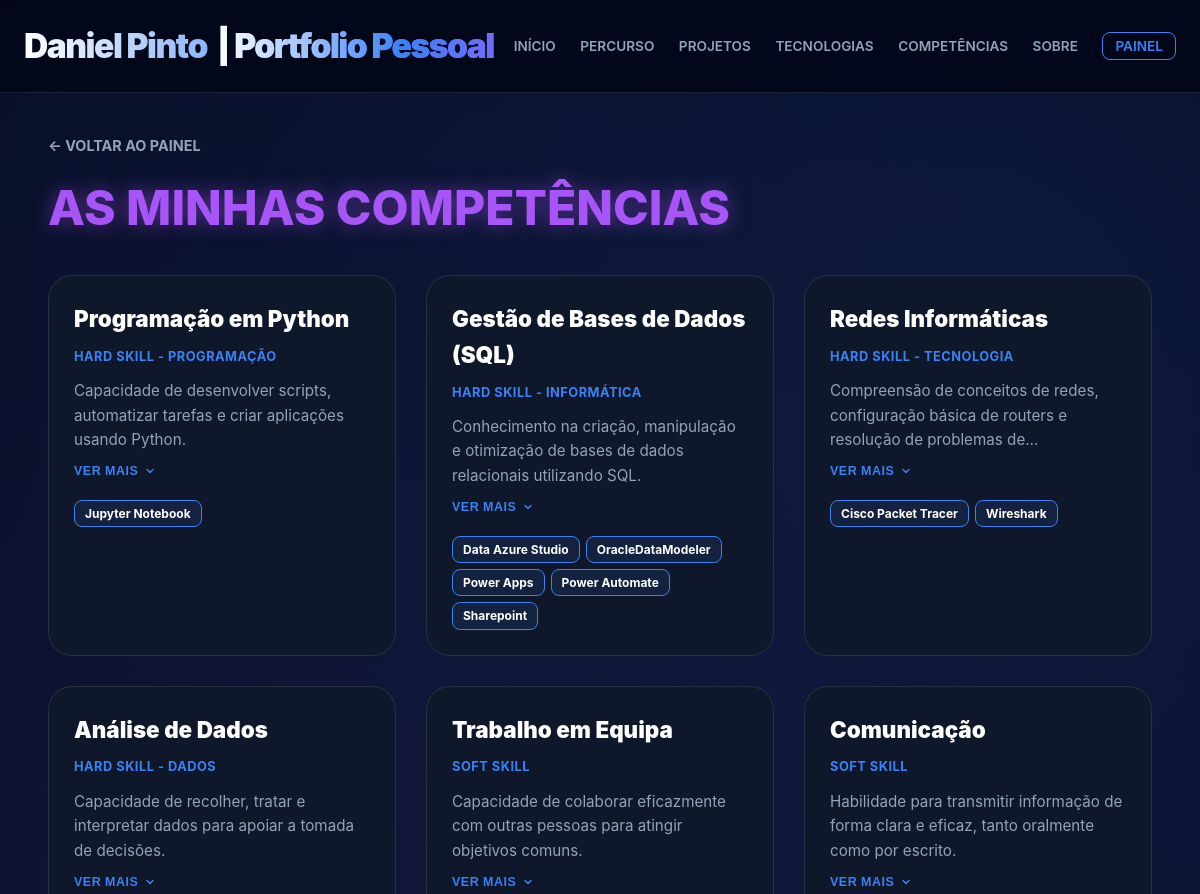
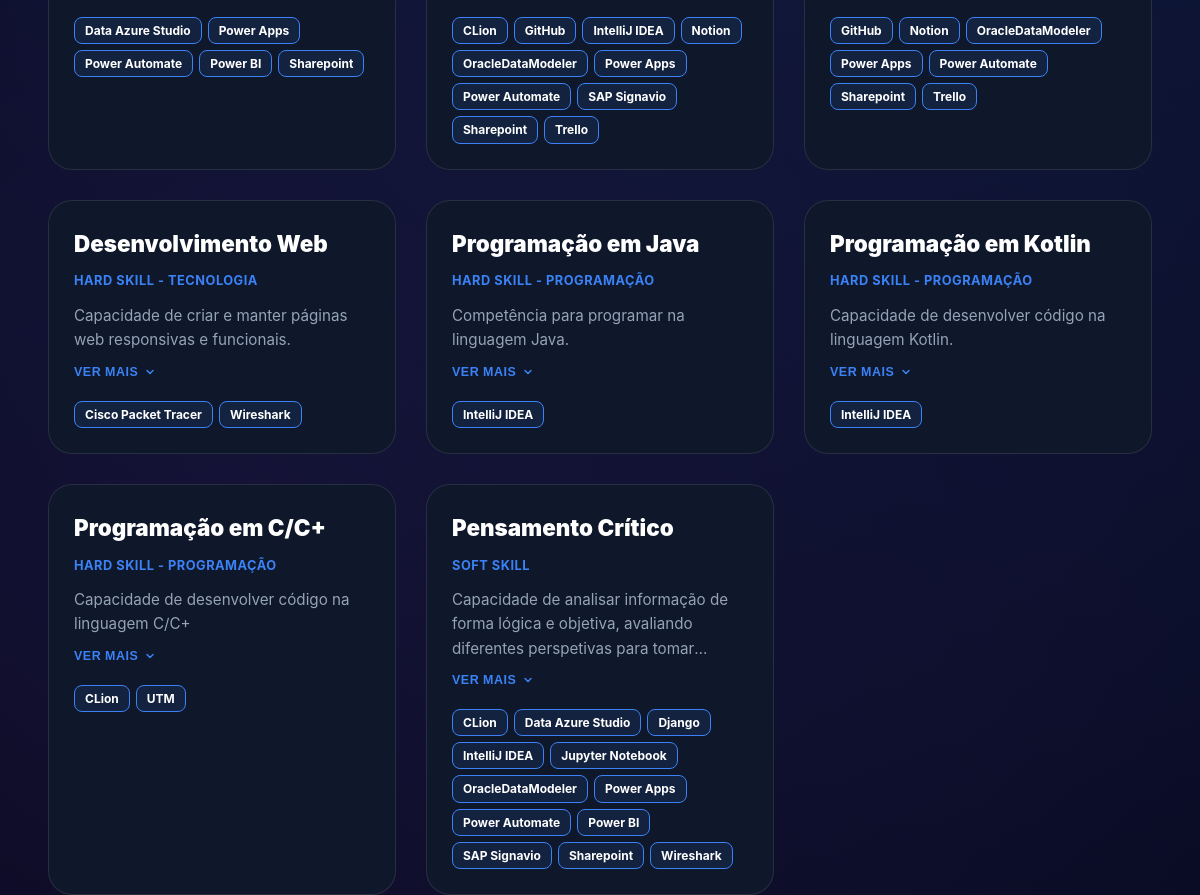
The page /competencias/ on the database its author committed (2 pictures, top to bottom).
### portfolioPessoal/models.py (models this page shows, shortened)
class Competencia(models.Model):
    nomeCompetencia = models.CharField(max_length=100, verbose_name="Competência")
    descricaoCompetencia = models.TextField(verbose_name="Descrição")
    categoria = models.CharField(max_length=50, verbose_name="Categoria")
    tfcs = models.ManyToManyField('TFC', related_name='competencias_validas', blank=True, verbose_name="TFCs Associados")
    formacoes = models.ManyToManyField('Formacao', related_name='competencias_validas', blank=True, verbose_name="Formações Relacionadas")
    interesses = models.ManyToManyField('Interesse', related_name='competencias_validas', blank=True, verbose_name="Interesses Relacionados")
    tecnologias = models.ManyToManyField('Tecnologia', related_name='competencias_validas', blank=True, verbose_name="Tecnologias Utilizadas")
    class Meta:
        verbose_name = "Competência"
        verbose_name_plural = "Competências"

class Tecnologia(models.Model):
    nomeTecnologia = models.CharField(max_length=100, primary_key=True, verbose_name="Nome da Tecnologia")
    descricaoTecnologia = models.TextField(verbose_name="Descrição")
    logotipo = models.ImageField(upload_to='tecnologias/', blank=True, null=True, verbose_name="Logotipo")
    linkSite = models.URLField(blank=True, null=True, verbose_name="Link do Site Oficial")
    tipoTecnologia = models.CharField(max_length=50, verbose_name="Tipo de Tecnologia")
    classificacao = models.IntegerField(verbose_name="Classificação")
    class Meta:
        verbose_name = "Tecnologia"
        verbose_name_plural = "Tecnologias"

### portfolioPessoal/views.py (the view)
# urls.py: path('competencias/', views.competencias_view, name='competencias'),
def competencias_view(request):
    return render(request, 'portfoliopessoal/competencias.html', {'competencias': Competencia.objects.all()})

### portfolioPessoal/templates/portfoliopessoal/competencias.html (shortened to what this page needs)
{% extends 'portfoliopessoal/base.html' %}
{% block content %}
<div style="padding-top: 40px; animation: fadeInUp 0.8s ease-out;">
    <a href="{% url 'admin_dashboard' %}" class="btn-back">← Voltar ao Painel</a>
    <div style="display: flex; justify-content: space-between; align-items: center; margin-bottom: 40px;">
        <h2 class="hero-subtitle" style="margin: 0;">As <span>Minhas <span>Competências</span></h2>
    </div>
    <section class="project-grid">
        {% for c in competencias %}
        <article class="p-card">
            <div class="p-info">
                <h3>{{ c.nomeCompetencia }}</h3>
                <small style="color: var(--accent); font-size: 0.8rem; display: block; margin-bottom: 12px; font-weight: 700; text-transform: uppercase; letter-spacing: 0.5px;">{{ c.categoria }}</small>
                <p class="p-text" id="text-{{ c.id }}">{{ c.descricaoCompetencia }}</p>
                <button class="p-expand-btn" onclick="toggleDesc('{{ c.id }}')">
                    <span id="label-{{ c.id }}">Ver mais</span>
                    <svg id="arrow-{{ c.id }}" width="12" height="12" viewBox="0 0 24 24" fill="none" stroke="currentColor" stroke-width="3" stroke-linecap="round" stroke-linejoin="round">
                        <path d="m6 9 6 6 6-6"/>
                    </svg>
                </button>
                {% if c.tecnologias.all %}
                <div style="margin-top: 12px; display: flex; flex-wrap: wrap; gap: 6px;">
                    {% for t in c.tecnologias.all %}
                    <span style="background: rgba(59,130,246,0.1); border: 1px solid var(--accent); color: #fff; padding: 3px 10px; border-radius: 8px; font-size: 0.75rem; font-weight: 700;">{{ t.nomeTecnologia }}</span>
                    {% endfor %}
                </div>
                {% endif %}
            </div>
        </article>
        {% empty %}
        <div style="grid-column: 1 / -1; text-align: center; padding: 50px;">
            <p style="color: var(--text-muted);">Ainda não tens competências registadas.</p>
        </div>
        {% endfor %}
    </section>
</div>
{% endblock %}

### portfolioPessoal/static/style.css (style rules this page uses)
:root { --bg-deep: #020617; --bg-card: #0f172a; --bg-input: rgba(2, 6, 23, 0.6); --accent: #3b82f6; --accent-glow: rgba(59, 130, 246, 0.5); --purple: #a855f7; --purple-glow: rgba(168, 85, 247, 0.5); --text-main: #f8fafc; --text-muted: #94a3b8; --border: rgba(255, 255, 255, 0.1); }
body { font-family: 'Inter', sans-serif; background-color: var(--bg-deep); background-image: radial-gradient(circle at 80% 20%, rgba(59, 130, 246, 0.15), transparent), radial-gradient(circle at 20% 80%, rgba(168, 85, 247, 0.1), transparent); background-attachment: fixed; margin: 0; color: var(--text-main); overflow-x: hidden; line-height: 1.6; }
.hero-subtitle { font-size: 3rem; font-weight: 800; color: var(--purple); margin: 10px 0 25px 0; line-height: 1.1; text-transform: uppercase; text-shadow: 0 0 20px var(--purple-glow); }
.btn-back { display: inline-flex; align-items: center; gap: 8px; color: var(--text-muted); text-decoration: none; font-size: 0.9rem; font-weight: 700; margin-bottom: 25px; transition: 0.3s; text-transform: uppercase; }
.project-grid { display: grid; grid-template-columns: repeat(auto-fill, minmax(300px, 1fr)); gap: 30px; margin-top: 40px; align-items: stretch; }
.p-card { background: var(--bg-card); border-radius: 24px; border: 1px solid var(--border); overflow: hidden; transition: 0.3s ease; display: flex; flex-direction: column; }
.p-info { padding: 25px; flex-grow: 1; display: flex; flex-direction: column; }
.p-info h3 { margin: 0 0 10px 0; font-size: 1.4rem; font-weight: 900; color: #ffffff; }
.p-text { color: var(--text-muted); font-size: 0.95rem; line-height: 1.6; margin: 0 0 12px 0; display: -webkit-box; -webkit-line-clamp: 3; -webkit-box-orient: vertical; overflow: hidden; transition: max-height 0.4s ease; }
.p-expand-btn { background: none; border: none; color: var(--accent); font-size: 0.78rem; font-weight: 800; text-transform: uppercase; cursor: pointer; padding: 0; display: inline-flex; align-items: center; gap: 6px; margin-bottom: 10px; letter-spacing: 0.5px; transition: color 0.2s; }
.p-expand-btn svg { transition: transform 0.3s ease; }

### rows shown on the page
Competencia: nomeCompetencia "Programação em Python", categoria "HARD SKILL - PROGRAMAÇÃO", descricaoCompetencia "Capacidade de desenvolver scripts, automatizar tarefas e criar aplicações usando Python.", {{ c.id }} 1 (drawn)
Tecnologia: nomeTecnologia "Jupyter Notebook"
Competencia: nomeCompetencia "Gestão de Bases de Dados (SQL)", categoria "HARD SKILL - INFORMÁTICA", descricaoCompetencia "Conhecimento na criação, manipulação e otimização de bases de dados relacionais utilizando SQL."
Tecnologia: nomeTecnologia "Data Azure Studio"
Tecnologia: nomeTecnologia "OracleDataModeler"
Tecnologia: nomeTecnologia "Power Apps"
Tecnologia: nomeTecnologia "Power Automate"
Tecnologia: nomeTecnologia "Sharepoint"
Competencia: nomeCompetencia "Redes Informáticas", categoria "HARD SKILL - TECNOLOGIA", descricaoCompetencia "Compreensão de conceitos de redes, configuração básica de routers e resolução de problemas…", {{ c.id }} 3 (drawn)
Tecnologia: nomeTecnologia "Cisco Packet Tracer"
Tecnologia: nomeTecnologia "Wireshark"
Competencia: nomeCompetencia "Análise de Dados", categoria "HARD SKILL - DADOS", descricaoCompetencia "Capacidade de recolher, tratar e interpretar dados para apoiar a tomada de decisões."
Tecnologia: nomeTecnologia "Power BI"
Competencia: nomeCompetencia "Trabalho em Equipa", categoria "SOFT SKILL", descricaoCompetencia "Capacidade de colaborar eficazmente com outras pessoas para atingir objetivos comuns."
Tecnologia: nomeTecnologia "CLion"
Tecnologia: nomeTecnologia "GitHub"
Tecnologia: nomeTecnologia "IntelliJ IDEA"
Tecnologia: nomeTecnologia "Notion"
Tecnologia: nomeTecnologia "SAP Signavio"
Tecnologia: nomeTecnologia "Trello"
Competencia: nomeCompetencia "Comunicação", categoria "SOFT SKILL", descricaoCompetencia "Habilidade para transmitir informação de forma clara e eficaz, tanto oralmente como por escrito."
Competencia: nomeCompetencia "Desenvolvimento Web", categoria "HARD SKILL - TECNOLOGIA", descricaoCompetencia "Capacidade de criar e manter páginas web responsivas e funcionais."
Competencia: nomeCompetencia "Programação em Java", categoria "HARD SKILL - PROGRAMAÇÃO", descricaoCompetencia "Competência para programar na linguagem Java."
Competencia: nomeCompetencia "Programação em Kotlin", categoria "HARD SKILL - PROGRAMAÇÃO", descricaoCompetencia "Capacidade de desenvolver código na linguagem Kotlin."
Competencia: nomeCompetencia "Programação em C/C+", categoria "HARD SKILL - PROGRAMAÇÃO", descricaoCompetencia "Capacidade de desenvolver código na linguagem C/C+"
Tecnologia: nomeTecnologia "UTM"
Competencia: nomeCompetencia "Pensamento Crítico", categoria "SOFT SKILL", descricaoCompetencia "Capacidade de analisar informação de forma lógica e objetiva, avaliando diferentes perspetivas para…"
Tecnologia: nomeTecnologia "Django"
